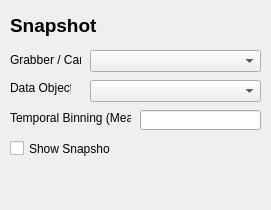
<?xml version="1.0" encoding="UTF-8"?>
<ui version="4.0">
 <class>Dialog</class>
 <widget class="QDialog" name="Dialog">
  <property name="geometry">
   <rect>
    <x>0</x>
    <y>0</y>
    <width>271</width>
    <height>210</height>
   </rect>
  </property>
  <property name="minimumSize">
   <size>
    <width>271</width>
    <height>210</height>
   </size>
  </property>
  <property name="maximumSize">
   <size>
    <width>271</width>
    <height>210</height>
   </size>
  </property>
  <property name="windowTitle">
   <string>Dialog</string>
  </property>
  <widget class="QComboBox" name="comboBoxGrabber">
   <property name="geometry">
    <rect>
     <x>90</x>
     <y>50</y>
     <width>171</width>
     <height>22</height>
    </rect>
   </property>
  </widget>
  <widget class="QLabel" name="label">
   <property name="geometry">
    <rect>
     <x>10</x>
     <y>50</y>
     <width>71</width>
     <height>20</height>
    </rect>
   </property>
   <property name="text">
    <string>Grabber / Cam</string>
   </property>
  </widget>
  <widget class="QLabel" name="label_2">
   <property name="geometry">
    <rect>
     <x>10</x>
     <y>10</y>
     <width>131</width>
     <height>31</height>
    </rect>
   </property>
   <property name="font">
    <font>
     <pointsize>14</pointsize>
     <weight>75</weight>
     <bold>true</bold>
    </font>
   </property>
   <property name="text">
    <string>Snapshot</string>
   </property>
  </widget>
  <widget class="QLabel" name="label_3">
   <property name="geometry">
    <rect>
     <x>10</x>
     <y>80</y>
     <width>61</width>
     <height>16</height>
    </rect>
   </property>
   <property name="text">
    <string>Data Object</string>
   </property>
  </widget>
  <widget class="QLabel" name="label_4">
   <property name="geometry">
    <rect>
     <x>10</x>
     <y>110</y>
     <width>121</width>
     <height>16</height>
    </rect>
   </property>
   <property name="text">
    <string>Temporal Binning (Mean)</string>
   </property>
  </widget>
  <widget class="QLineEdit" name="txtBinning">
   <property name="geometry">
    <rect>
     <x>140</x>
     <y>110</y>
     <width>121</width>
     <height>20</height>
    </rect>
   </property>
  </widget>
  <widget class="QCheckBox" name="checkBoxShow">
   <property name="geometry">
    <rect>
     <x>10</x>
     <y>140</y>
     <width>101</width>
     <height>17</height>
    </rect>
   </property>
   <property name="text">
    <string>Show Snapshot</string>
   </property>
  </widget>
  <widget class="QComboBox" name="comboBoxdObj">
   <property name="geometry">
    <rect>
     <x>90</x>
     <y>80</y>
     <width>171</width>
     <height>22</height>
    </rect>
   </property>
  </widget>
 </widget>
 <resources/>
 <connections/>
</ui>
